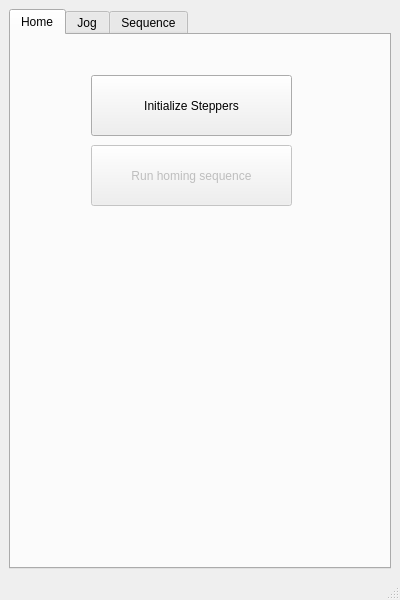
<?xml version="1.0" encoding="UTF-8"?>
<ui version="4.0">
 <class>MainWindow</class>
 <widget class="QMainWindow" name="MainWindow">
  <property name="geometry">
   <rect>
    <x>0</x>
    <y>0</y>
    <width>400</width>
    <height>600</height>
   </rect>
  </property>
  <property name="windowTitle">
   <string>MainWindow</string>
  </property>
  <widget class="QWidget" name="centralwidget">
   <layout class="QVBoxLayout" name="verticalLayout">
    <item>
     <widget class="QTabWidget" name="tabWidget">
      <property name="tabShape">
       <enum>QTabWidget::Rounded</enum>
      </property>
      <property name="currentIndex">
       <number>0</number>
      </property>
      <widget class="QWidget" name="home_tab">
       <attribute name="title">
        <string>Home</string>
       </attribute>
       <widget class="QPushButton" name="initialize_button">
        <property name="geometry">
         <rect>
          <x>80</x>
          <y>40</y>
          <width>201</width>
          <height>61</height>
         </rect>
        </property>
        <property name="text">
         <string>Initialize Steppers</string>
        </property>
       </widget>
       <widget class="QPushButton" name="homing_button">
        <property name="enabled">
         <bool>false</bool>
        </property>
        <property name="geometry">
         <rect>
          <x>80</x>
          <y>110</y>
          <width>201</width>
          <height>61</height>
         </rect>
        </property>
        <property name="text">
         <string>Run homing sequence</string>
        </property>
       </widget>
      </widget>
      <widget class="QWidget" name="jog_tab">
       <attribute name="title">
        <string>Jog</string>
       </attribute>
       <layout class="QVBoxLayout" name="verticalLayout_2">
        <item>
         <widget class="QRadioButton" name="arm_radio_button">
          <property name="text">
           <string>Arm</string>
          </property>
          <property name="checkable">
           <bool>true</bool>
          </property>
          <property name="checked">
           <bool>false</bool>
          </property>
         </widget>
        </item>
        <item>
         <widget class="QRadioButton" name="lift_radio_button">
          <property name="text">
           <string>Lift</string>
          </property>
         </widget>
        </item>
        <item>
         <widget class="QRadioButton" name="rotor_radio_button">
          <property name="text">
           <string>Rotor</string>
          </property>
         </widget>
        </item>
        <item>
         <widget class="QRadioButton" name="pan_radio_button">
          <property name="text">
           <string>Pan</string>
          </property>
         </widget>
        </item>
        <item>
         <widget class="QRadioButton" name="tilt_radio_button">
          <property name="text">
           <string>Tilt</string>
          </property>
         </widget>
        </item>
       </layout>
      </widget>
      <widget class="QWidget" name="sequence_tab">
       <attribute name="title">
        <string>Sequence</string>
       </attribute>
      </widget>
     </widget>
    </item>
   </layout>
  </widget>
  <widget class="QMenuBar" name="menubar">
   <property name="enabled">
    <bool>false</bool>
   </property>
   <property name="geometry">
    <rect>
     <x>0</x>
     <y>0</y>
     <width>400</width>
     <height>24</height>
    </rect>
   </property>
  </widget>
  <widget class="QStatusBar" name="statusbar"/>
 </widget>
 <resources/>
 <connections/>
</ui>
